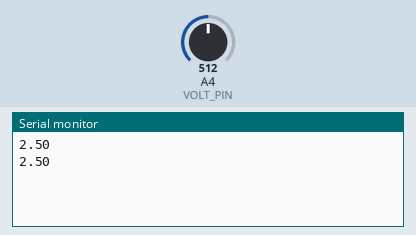
This sketch was run on a simulated Arduino Uno, built with avr-gcc and run on an emulated ATmega328P. Shown: the last lines printed to the serial monitor. The test bench sets the inputs (shaded band); at power-on: A4 (VOLT_PIN) = 512.

Above: at 1.8 s.
1.9 s: A4 (VOLT_PIN) set to 716
At 2.8 s:
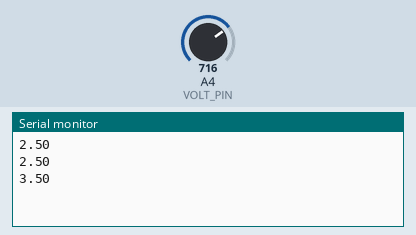
3.4 s: A4 (VOLT_PIN) set to 900
At 4.8 s:
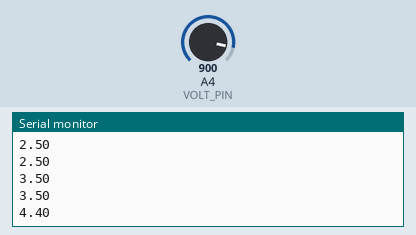
Timing chart, 0 to 6.4 s (numbered marks = the images above; inputs shaded):
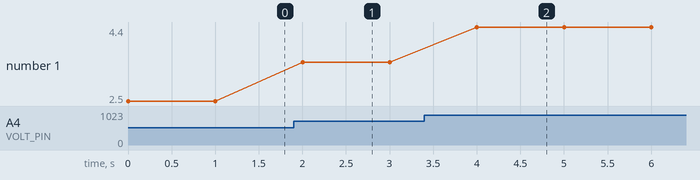

The sketch:

05_potentiometer_expl.ino
```cpp
const int DELAY_TIME = 1000;
const int VOLT_PIN = A4;

void setup()
{
    Serial.begin(9600);
    pinMode(VOLT_PIN, INPUT);
}

void loop()
{
    int dataFromVoltPin = analogRead(VOLT_PIN);
    float actualVolt = (5. / 1023.) * dataFromVoltPin;
    Serial.println(actualVolt);
    delay(DELAY_TIME);
}
```

Measured:
- after the input at 1.9 s, the serial monitor: prints a new line after 0.10 s (image 1)
- after the input at 3.4 s, the serial monitor: prints a new line after 0.60 s (image 2)
- plotted number 1: 2.5 → 3.5 after the input at 1.9 s, 3.5 → 4.4 after the input at 3.4 s
